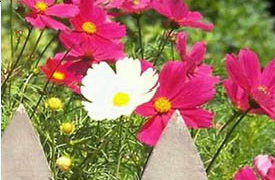
#> input picture AEB_python/car.bmp, 275 x 180 px
$ python hue_analysis.py
#> lines starting #> are read from the running program, lines starting #| are printed output that depends on the picture
from PIL import Image, ImageDraw
from math import acos, sqrt
import numpy as np

import matplotlib.pyplot as plt

ONE_THIRD = 1.0 / 3.0
ONE_SIXTH = 1.0 / 6.0
TWO_THIRD = 2.0 / 3.0


# [23 lines left out: function rgb_to_ycbcr, not called in this run]


def rgb_to_yiq(r, g, b):
    """
    0 <= r, g, b <= 1.0

     0      <= y <= 1.0
    -0.5959 <= i <= 0.5959
    -0.5227 <= q <= 0.5227

    0 <= i + 0.5959 <= 1.1918
    0 <= q + 0.5227<= 1.0454

    0 <= (i + 0.5959)/1.1918 <= 1
    0 <= (q + 0.5227)/1.0454 <= 1
    """

    y = 0.299 * r + 0.587 * g + 0.114 * b
    i = 0.5959 * r - 0.2746 * g - 0.3213 * b
    q = 0.2115 * r - 0.5227 * g + 0.3112 * b

    # mapping to range(0, 1)
    i = (i + 0.5959) / 1.1918
    q = (q + 0.5227) / 1.0454

    return (y, i, q)

def yiq_to_rgb(y, i, q):
    # recover i and q from range(0, 1) to their real range
    i = (i * 1.1918) - 0.5959
    q = (q * 1.0454) - 0.5227

    r = y + 0.956 * i + 0.619 * q
    g = y - 0.272 * i - 0.647 * q
    b = y - 1.106 * i + 1.703 * q

    if r < 0.0:
        r = 0.0
    if g < 0.0:
        g = 0.0
    if b < 0.0:
        b = 0.0
    if r > 1.0:
        r = 1.0
    if g > 1.0:
        g = 1.0
    if b > 1.0:
        b = 1.0
    return (r, g, b)

# [22 lines left out: function rgb_hsv_opencv, not called in this run]

def rgb_to_hsv(r, g, b):
    maxc = max(r, g, b)
    minc = min(r, g, b)
    v = maxc
    if minc == maxc:
        return 0.0, 0.0, v
    delta = maxc - minc
    s = delta / maxc
    rc = (maxc - r) / delta
    gc = (maxc - g) / delta
    bc = (maxc - b) / delta
    if r == maxc:
        h = bc - gc
    elif g == maxc:
        h = 2.0 + rc - bc
    else:
        h = 4.0 + gc - rc
    h = (h / 6.0) % 1.0 # the expression (% 1.0) extracts the floating part of the number
    return h, s, v

def hsv_to_rgb(h, s, v):
    if s == 0.0:
        return v, v, v
    i = int(h * 6.0)  # XXX assume int() truncates!
    f = (h * 6.0) - i
    p = v * (1.0 - s)
    q = v * (1.0 - s * f)
    t = v * (1.0 - s * (1.0 - f))
    i = i % 6
    if i == 0:
        return v, t, p
    if i == 1:
        return q, v, p
    if i == 2:
        return p, v, t
    if i == 3:
        return p, q, v
    if i == 4:
        return t, p, v
    if i == 5:
        return v, p, q
    # Cannot get here


def rgb_to_hue(r, g, b):
    maxc = max(r, g, b)
    minc = min(r, g, b)
    if minc == maxc:
        return 0.0
    delta = maxc - minc
    rc = (maxc - r) / delta
    gc = (maxc - g) / delta
    bc = (maxc - b) / delta
    if r == maxc:
        h = bc - gc
    elif g == maxc:
        h = 2.0 + rc - bc
    else:
        h = 4.0 + gc - rc
    h = (h / 6.0) % 1.0
    return h
###################################################################################3

def main():
    # bpu = [2, 2,1]
    bpu = [8, 8, 8]
    #
    file_name = 'gol.bmp'
    # file_name = 'tavos.jpg'
    # file_name = 'car.png'
    file_name = 'tent.png'
    # file_name = 'easy.png'
    file_names = ['car.bmp', 'gol.bmp']

    fig, axes = plt.subplots(5, len(file_names))
    fig.set_size_inches(10 * len(file_names), 26)


    for idx, file_name in enumerate(file_names):
        pass

        with Image.open(f'./{file_name}') as imm:
#> imm is the input picture: PIL image 275x180 RGB; mean R, G, B 164.2, 122.7, 96.1
            px = imm.load()

        img_rgb = Image.new('RGB', imm.size)
#> img_rgb: PIL image 275x180 RGB; every value is 0
        img_y = Image.new('RGB', imm.size)
        img_yiq = Image.new('RGB', imm.size)
        img_hsv = Image.new('RGB', imm.size)
        img_hue = Image.new('RGB', imm.size)


        width = imm.size[0]
#> width = 275
        height = imm.size[1]
#> height = 180

        xx, yy = np.meshgrid(np.linspace(0, width - 1, width), np.linspace(0, height - 1, height))
        zz_hsv = np.zeros(shape=[height, width])
        zz_rgb = np.zeros(shape=[height, width])
        zz_yiq = np.zeros(shape=[height, width])
        zz_y = np.zeros(shape=[height, width])

        zz_hue = np.zeros(shape=[height, width])


        for mm in range(height):

            for nn in range(width):
                r_org = px[nn, mm][0]
                g_org = px[nn, mm][1]
                b_org = px[nn, mm][2]

                r_org_norm = r_org / 255
                g_org_norm = g_org / 255
                b_org_norm = b_org / 255

                yp_org = 0.1 * r_org + 0.3 * g_org + 0.6 * b_org
                hue_org = rgb_to_hue(r_org_norm, g_org_norm, b_org_norm)


                yiq_org = rgb_to_yiq(r_org_norm, g_org_norm, b_org_norm)
                hsv_org = rgb_to_hsv(r_org_norm, g_org_norm, b_org_norm)
                # hue_set.append(hsv_org[0])

                assert 0 <= yiq_org[0] <= 1 and 0 <= yiq_org[1] <= 1 and 0 <= yiq_org[2] <= 1
                assert 0 <= hsv_org[0] <= 1 and 0 <= hsv_org[1] <= 1 and 0 <= hsv_org[2] <= 1

                ###########################
                ## ENCOING

                r = int(r_org_norm * (2 ** bpu[0] - 1))
                g = int(g_org_norm * (2 ** bpu[1] - 1))
                b = int(b_org_norm * (2 ** bpu[2] - 1))


                # only Y
                yp = int(yp_org * (2 ** bpu[0] - 1) / 255)

                # YIQ
                y = int(yiq_org[0] * (2 ** bpu[0] - 1) )
                ii = int(yiq_org[1] * (2 ** bpu[1] - 1))
                q = int(yiq_org[2] * (2 ** bpu[2] - 1))
                assert y >= 0 and ii >= 0 and q >= 0

                # HUE only
                hue = int(hue_org * (2 ** bpu[0] - 1))

                # HSV
                hh = int(hsv_org[0] * (2 ** bpu[0] - 1))
                ss = int(hsv_org[1] * (2 ** bpu[1] - 1))
                vv = int(hsv_org[2] * (2 ** bpu[2] - 1))
                assert hh >= 0 and ss >= 0 and vv >= 0

                ###########################
                ## DECOING

                # RGB
                r_rec = (2 ** (8 - bpu[0])) * r
                g_rec = (2 ** (8 - bpu[1])) * g
                b_rec = (2 ** (8 - bpu[2])) * b

                zz_rgb[mm][nn] = r_rec << 16 | g_rec << 8 | b_rec


                # only Y
                yp_rec = (2 ** (8 - bpu[0])) * yp

                zz_y[mm][nn] = yp_rec


                # YIQ
                y_rec = (2 ** (8 - bpu[0])) * y
                ii_rec = (2 ** (8 - bpu[1])) * ii
                q_rec = (2 ** (8 - bpu[2])) * q

                zz_yiq[mm][nn] = y_rec << 16 | ii_rec << 8 | q_rec


                # HUE only
                hue_rec = (2 ** (8 - bpu[0])) * hue

                zz_hue[mm][nn] = hue_rec


                # HSV
                hh_rec = (2 ** (8 - bpu[0])) * hh
                ss_rec = (2 ** (8 - bpu[1])) * ss
                vv_rec = (2 ** (8 - bpu[2])) * vv

                zz_hsv[mm][nn] = hh_rec << 16 | ss_rec << 8 | vv_rec


                # verifying the t-mapper
                if bpu[0] == 8:
                    assert r_rec == r_org
                    assert yp_rec == int(yp_org)
                    assert hue_rec == int(hue)
                    assert hh_rec == int(hsv_org[0] * 255)
                    assert y_rec == int(yiq_org[0] * 255)

                if bpu[1] == 8:
                    assert g_rec == g_org
                if bpu[2] == 8:
                    assert b_rec == b_org


                # RGB
                img_rgb.putpixel((nn, mm), (r_rec, g_rec, b_rec))


                # # YIQ, Y ONLY: 1 BIT for bpu=1
                r_rec = yp_rec
                g_rec = yp_rec
                b_rec = yp_rec


                img_y.putpixel((nn, mm), (r_rec, g_rec, b_rec))


                # # YIQ FULL
                yiq_rec = yiq_to_rgb(y_rec / 255., ii_rec / 255., q_rec / 255.)
                r_rec = int(yiq_rec[0] * 255)
                g_rec = int(yiq_rec[1] * 255)
                b_rec = int(yiq_rec[2] * 255)


                img_yiq.putpixel((nn, mm), (r_rec, g_rec, b_rec))

                # HUE ONLY
                hsv_rec = hsv_to_rgb(hue_rec / 255., 128., 128.)
                r_rec = int(hsv_rec[0] * 255)
                g_rec = int(hsv_rec[1] * 255)
                b_rec = int(hsv_rec[2] * 255)

                img_hue.putpixel((nn, mm), (r_rec, g_rec, b_rec))

                # HSV
                hsv_rec = hsv_to_rgb(hh_rec / 255., ss_rec / 255., vv_rec / 255.)
                r_rec = int(hsv_rec[0] * 255)
                g_rec = int(hsv_rec[1] * 255)
                b_rec = int(hsv_rec[2] * 255)


                img_hsv.putpixel((nn, mm), (r_rec, g_rec,b_rec))
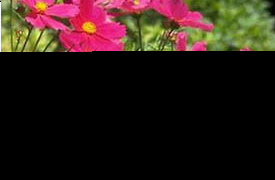
#> img_hsv: PIL image 275x180 RGB; mean R, G, B 43.3, 28.1, 22.4
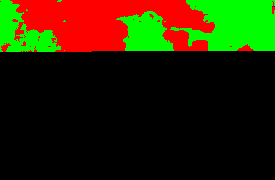
#> img_hue: PIL image 275x180 RGB; mean R, G, B 37.3, 35.4, 0
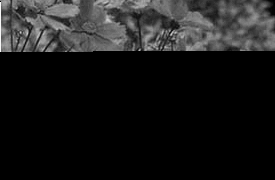
#> img_y: PIL image 275x180 RGB; min 0, max 246, mean 26
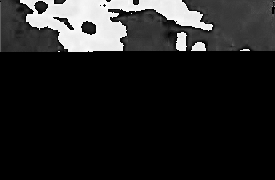
#> zz_hsv: shape (180, 275) float64; min 0, max 16703412, mean 2206919.6; drawn with min black and max white
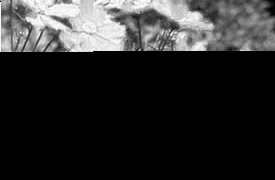
#> zz_rgb: shape (180, 275) float64; min 0, max 16739503, mean 2838624; drawn with min black and max white
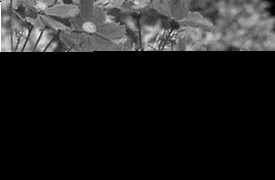
#> zz_yiq: shape (180, 275) float64; min 0, max 16219773, mean 2098813.1; drawn with min black and max white


        img_rgb.save(f'./rgb_aeb_{file_name}')
        img_y.save(f'./y_aeb_{file_name}')
        img_yiq.save(f'./yiq_aeb_{file_name}')
        img_hsv.save(f'./hsv_aeb_{file_name}')
        img_hue.save(f'./hue_aeb_{file_name}')


        ###################------------------- RECOVERED RGB SPECTRUM

        zz_rgb = zz_rgb[:-1, :-1]
        zz_hsv = zz_hsv[:-1, :-1]
        zz_yiq = zz_yiq[:-1, :-1]
        zz_y = zz_y[:-1, :-1]
        zz_hue = zz_hue[:-1, :-1]

        z_min_rgb, z_max_rgb = zz_rgb.min(), zz_rgb.max()
        z_min_hsv, z_max_hsv = zz_hsv.min(), zz_hsv.max()
        z_min_yiq, z_max_yiq = zz_yiq.min(), zz_yiq.max()
        z_min_y, z_max_y = zz_y.min(), zz_y.max()
        z_min_hue, z_max_hue = zz_hue.min(), zz_hue.max()


        ax = axes[0, idx]
        c = ax.pcolormesh(xx, yy, zz_rgb, cmap='RdBu', vmin=z_min_rgb, vmax=z_max_rgb)
        ax.set_title('rgb spectrum')
        ax.axis([xx.min(), xx.max(), yy.max(), yy.min()])
        fig.colorbar(c, ax=ax)


        ax = axes[1, idx]
        c = ax.pcolormesh(xx, yy, zz_hsv, cmap='RdBu', vmin=z_min_hsv, vmax=z_max_hsv)
        ax.set_title('hsv spectrum')
        ax.axis([xx.min(), xx.max(), yy.max(), yy.min()])
        fig.colorbar(c, ax=ax)

        ax = axes[2, idx]
        c = ax.pcolormesh(xx, yy, zz_yiq, cmap='RdBu', vmin=z_min_yiq, vmax=z_max_yiq)
        ax.set_title('yiq spectrum')
        ax.axis([xx.min(), xx.max(), yy.max(), yy.min()])
        fig.colorbar(c, ax=ax)

        ax = axes[3, idx]
        c = ax.pcolormesh(xx, yy, zz_y, cmap='RdBu', vmin=z_min_y, vmax=z_max_y)
        ax.set_title('y spectrum')
        ax.axis([xx.min(), xx.max(), yy.max(), yy.min()])
        fig.colorbar(c, ax=ax)


        ax = axes[4, idx]
        c = ax.pcolormesh(xx, yy, zz_hue, cmap='RdBu', vmin=z_min_hue, vmax=z_max_hue)
        ax.set_title('hue spectrum')
        ax.axis([xx.min(), xx.max(), yy.max(), yy.min()])
        fig.colorbar(c, ax=ax)


        fig.suptitle(bpu, fontsize=20)
    plt.show()

if __name__ == '__main__':
#> (the run stopped early here; a loop or call above may not have finished)
